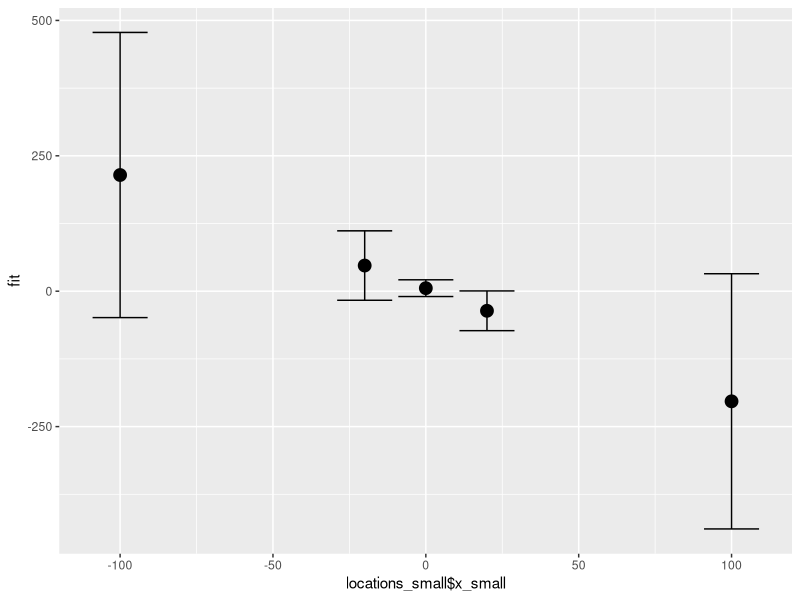
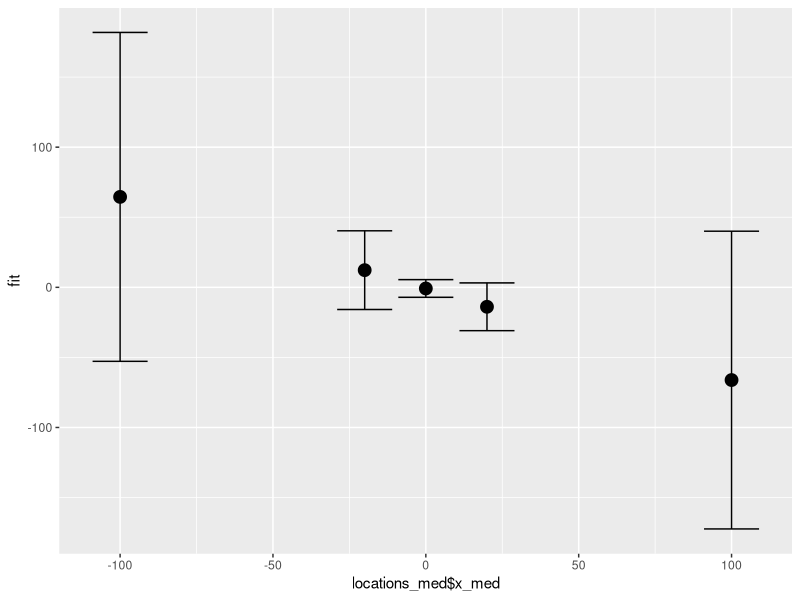
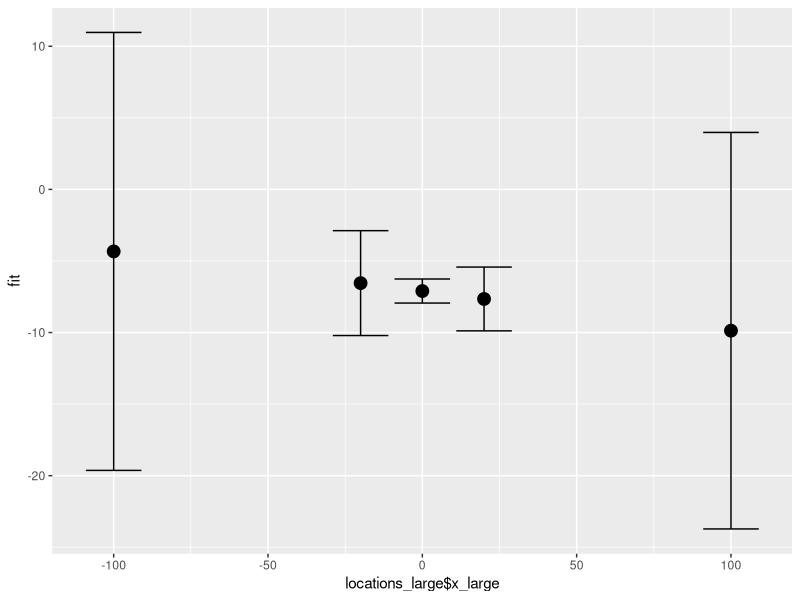
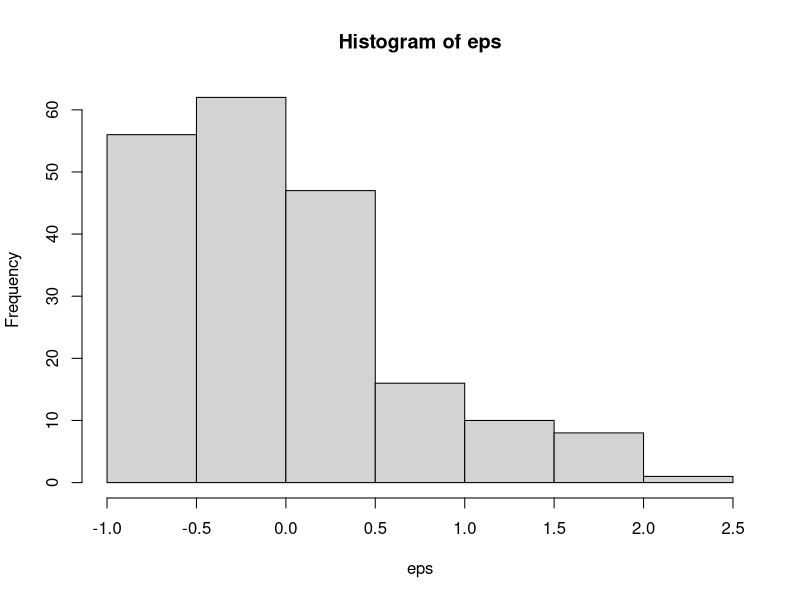

Source code (R) for these figures, in order:
## ---- chunk 1
knitr::opts_chunk$set(echo = TRUE)
## ---- chunk 2
require(ggplot2)
## ---- chunk 3
set.seed(1)
# Sample code to get started
n_small <- 20
n_med <- 100
n_large <- 5000
b0 <- 10
b1 <- 2

# small sample size
x_small <- runif(n_small, 0, 10)
eps_small <- 3 * rnorm(n_small)
y_small <- b0 - b1 * (x_small - 5)^2 + eps_small


# med sample size
x_med <- runif(n_med, 0, 10)
eps_med <- 3 * rnorm(n_med)
y_med <- b0 - b1 * (x_med - 5)^2 + eps_med

# lrg sample size
x_large <- runif(n_large, 0, 10)
eps_large <- 3 * rnorm(n_large)
y_large <- b0 - b1 * (x_large - 5)^2 + eps_large

# part c, for each simulation:
# predict y-hat at several different locations using a confidence interval.
locations <- c(-100, -20, 0, 20, 100)
locations_small <- data.frame(x_small = locations)

lm_small <- lm(y_small ~ x_small)
yhat_small <- predict.lm(lm_small, newdata=locations_small, interval="confidence")

summary(lm_small)$coef
(confint(lm_small))
(anova(lm_small)$'Mean Sq'[2])
(summary(lm_small)$coeff[,4])
## ---- chunk 4
yhat_small <- data.frame(yhat_small)

ggplot(yhat_small, aes(x =locations_small$x_small, y = fit)) +
  geom_point(size = 4) +
  geom_errorbar(aes(ymax = yhat_small$upr, ymin = yhat_small$lwr))
## ---- chunk 5
locations_med <- data.frame(x_med = locations)
lm_med <- lm(y_med ~ x_med)
yhat_med <- predict.lm(lm_med, newdata=locations_med, interval="confidence")
(yhat_med)
summary(lm_med)$coef
(confint(lm_med))
(anova(lm_med)$'Mean Sq'[2])
(summary(lm_med)$coeff[,4])
## ---- chunk 6
yhat_med <- data.frame(yhat_med)

ggplot(yhat_med, aes(x =locations_med$x_med, y = fit)) +
  geom_point(size = 4) +
  geom_errorbar(aes(ymax = yhat_med$upr, ymin = yhat_med$lwr))
## ---- chunk 7
locations_large <- data.frame(x_large = locations)
lm_large <- lm(y_large ~ x_large)
yhat_large <- predict.lm(lm_large, newdata=locations_large, interval="confidence")
## ---- chunk 8
yhat_large <- data.frame(yhat_large)

ggplot(yhat_large, aes(x =locations_large$x_large, y = fit)) +
  geom_point(size = 4) +
  geom_errorbar(aes(ymax = yhat_large$upr, ymin = yhat_large$lwr))
## ---- chunk 9
summary(lm_large)$coef
(confint(lm_large))
(anova(lm_large)$'Mean Sq'[2])
(summary(lm_large)$coeff[,4])
## ---- chunk 10
# Sample code to get started
n <- 200
b0 <- 10
b1 <- 2
eps_alpha <- 2
eps_beta <- 1/4


x <- runif(n, 0, 10)
eps <- (rgamma(n, eps_alpha, 1/eps_beta) - eps_alpha * eps_beta) * 2
y <- b0 - b1 * x + eps

hist(eps)
var(eps)
mean(eps)

## ---- chunk 11
#rpois()
## ---- chunk 12
# Sample code to get started
n <- 200
b0 <- 10
b1 <- 10

x <- runif(n, 0, 10)
eps <- rnorm(n, sd = 0.5 * x^2)
y <- b0 + b1 * x + eps

## ---- chunk 13
# Sample code to get started
n <- 200
b0 <- 10
b1 <- 10
rho <- 0.9
sigma <- 2

x <- runif(n, 0, 10)

eps <- arima.sim(model = list(ar = rho), n = n)

y <- b0 + b1 * x + eps

# OR...

eps <- rep(0, n)
e.ind <- rnorm(n, mean = 0, sd = (sigma / sqrt(1-rho^2)))
eps[1] <- e.ind[1]
for (i in 2:n) {
  eps[i] <- rho * eps[i-1] + e.ind[i]
}

y <- b0 + b1 * x + eps
## ---- chunk 14
n <- 20
b0 <- 10
b1 <- 3
b2 <- 7

simga <- 2

x1 <- runif(n, 0, 10)
x2 <- x1 + rnorm(n)
cor(x1, x2)


eps <- rnorm(n, sd = sigma)
y <- b0 + b1 * x1 + b2 * x2 + eps
